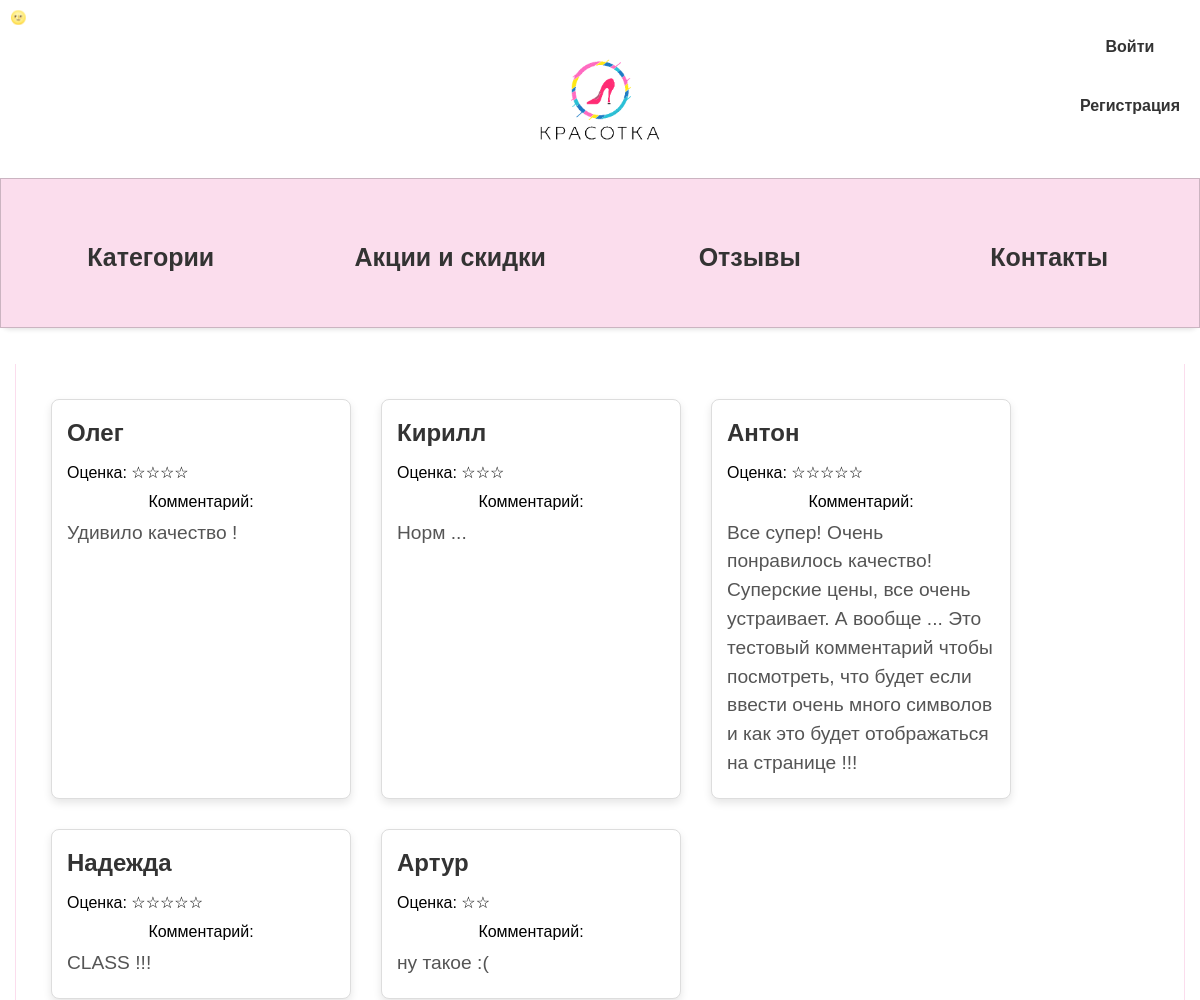
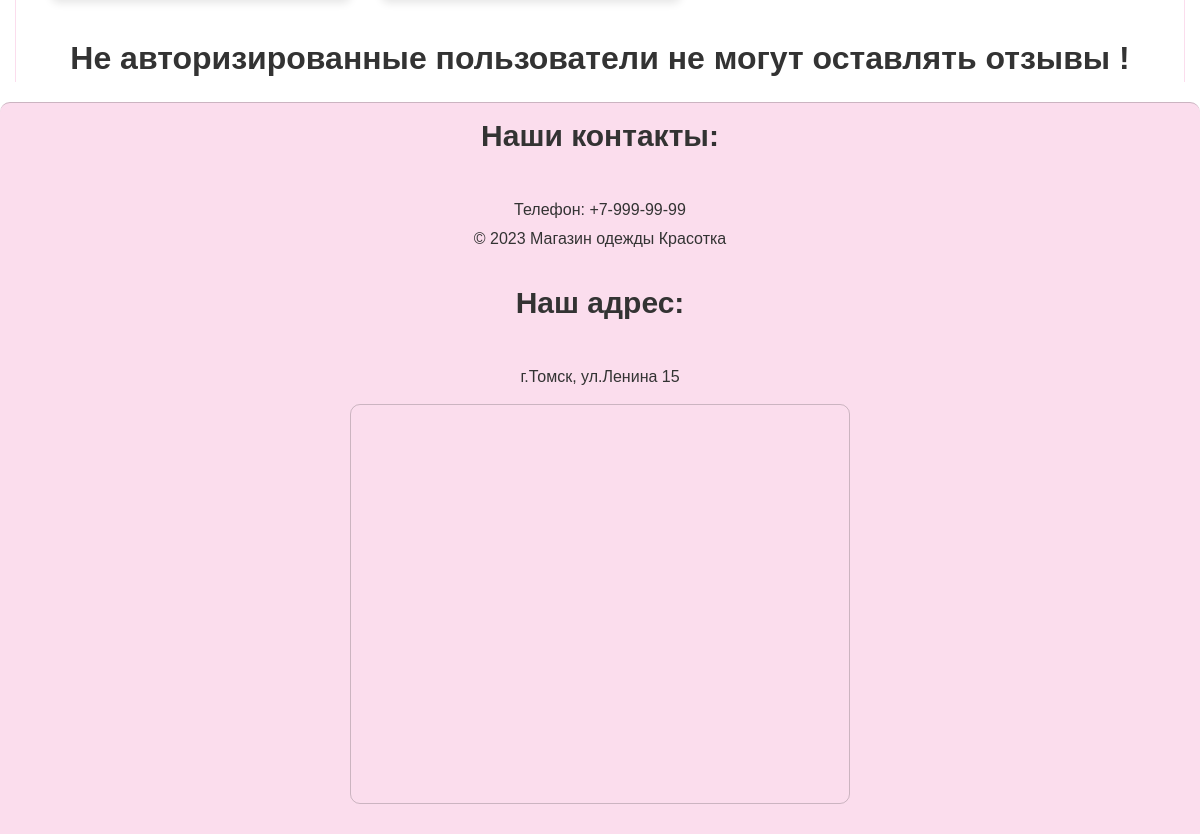
The app's page /reviews/ with its own data (2 pictures, top to bottom).
### mainApp/models.py (models this page shows)
class Reviews(models.Model):
    name = models.CharField(max_length=255, verbose_name='Имя')
    email = models.CharField(max_length=255, verbose_name='Email')
    rating = models.CharField(max_length=255, verbose_name='Рейтинг')
    comment = models.TextField(max_length=255, verbose_name='Комментарий')
    class Meta:
        verbose_name = 'Отзыв'
        verbose_name_plural = 'Отзывы'

### mainApp/views.py (the view, shortened to what this page needs)
# urls.py: path('reviews/', ReviewsListView.as_view(), name='reviews'),
class ReviewsListView(ListView):
    model = Reviews
    template_name = 'reviews.html'
    context_object_name = 'reviews'
    paginate_by = 5
    def get_context_data(self, **kwargs):
        context = super().get_context_data(**kwargs)
        context['form'] = AddReview()
        return context
    def get_queryset(self):
        return Reviews.objects.order_by('?')[:5] # ДОБАВИТЬ В БД ID_USER

### mainApp/forms.py
class AddReview(forms.ModelForm):
    class Meta:
        CHOICES = (('☆', '1'), ('☆☆', '2'), ('☆☆☆', '3'), ('☆☆☆☆', '4'), ('☆☆☆☆☆', '5'))
        model = Reviews
        fields = ['name', 'email', 'rating', 'comment']
        widgets = {
            'rating': forms.Select(choices=CHOICES),
            'comment': forms.Textarea(attrs={'cols': 60, 'rows': 10})
        }
        labels = {
            'name': 'Имя',
            'email': 'Email',
            'rating': 'Рейтинг',
            'comment': 'Комментарий'
        }

### mainApp/templates/reviews.html (shortened to what this page needs)
{% extends "base.html" %}
{% load static %}
{% block content %}
<div class="reviews">
  {% for r in reviews %}
    <div class="review">
        <h2 class="review-name">{{ r.name }}</h2>
        <p class="review-raiting">Оценка: {{ r.rating }}</p>
        <p style="text-align: center;">Комментарий:</p>
        <p class="review-comment">{{ r.comment }}</p>
    </div>
  {% endfor %}
</div>
    {% if user.is_authenticated %}
        <div class="form-container">
            <h1>Оставить отзыв</h1>
            <form action="" method="POST">
        {% csrf_token %}
        {{ form.as_p}}
                <button type="submit" class="btn btn-primary">Отправить</button>
            </form>
    {% else %}
        <h1 style="text-align:center; color: #333">Не авторизированные пользователи не могут оставлять отзывы !</h1>
    {% endif %}
{% endblock %}

### mainApp/static/mainApp/css/style.css (style rules this page uses)
* { box-sizing: border-box; margin: 0; padding: 0; transition: background-color 1s ease, color 1s ease; }
body, html { height: 100%; margin: 0; }
html { scroll-behavior: smooth; }
body { margin: 0; font-size: 1rem; font-weight: 400; line-height: 1.5; color: #292b2c; background-color: var(--color-bg); color: var(--color-text); font-family: 'Montserrat', 'Ubuntu', sans-serif; overflow-x: hidden; }
h2 { font-size: 30px; margin-bottom: 40px; }
p { font-size: 16px; margin-bottom: 5px; }
.reviews { display: flex; flex-wrap: wrap; justify-content: flex-start; padding: 20px; }
.review { width: 300px; margin: 15px; padding: 15px; border: 1px solid #ddd; border-radius: 8px; box-shadow: 0 4px 8px rgba(0, 0, 0, 0.1); background-color: #fff; transition: transform 0.3s ease-in-out; }
.review-name { color: #333; font-size: 1.5em; margin-bottom: 10px; }
.review-comment { color: #555; font-size: 1.2em; margin-bottom: 5px; }

### records on screen
Reviews: name "Олег", rating "☆☆☆☆", comment "Удивило качество !"
Reviews: name "Кирилл", rating "☆☆☆", comment "Норм ..."
Reviews: name "Антон", rating "☆☆☆☆☆", comment "Все супер! Очень понравилось качество! Суперские цены, все очень устраивает. А вообще ... Это тестовый комментарий чтобы посмотреть, что будет если ввести очень много символов и как это будет отображаться на странице !!!"
Reviews: name "Надежда", rating "☆☆☆☆☆", comment "CLASS !!!"
Reviews: name "Артур", rating "☆☆", comment "ну такое :("
